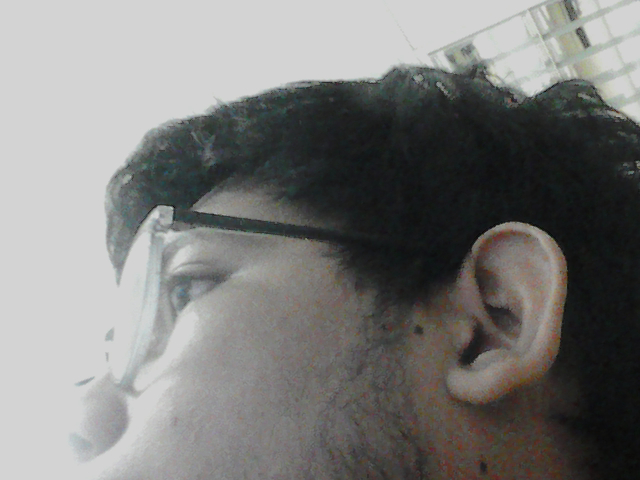
#> input picture test.jpg, 640 x 480 px
$ python -i presence_detector.py   (imports and definitions only)
#> lines starting #> are read from the running program, lines starting #| are printed output that depends on the picture
import cv2
import numpy as np


class PresenceDetector:


    def __init__(
        self,
        threshold=5000
    ):

        self.previous_frame = None

        self.threshold = threshold


    def detect(
        self,
        frame
    ):


        # ======================================
        # GRAYSCALE
        # ======================================

        gray = cv2.cvtColor(
            frame,
            cv2.COLOR_BGR2GRAY
        )


        gray = cv2.GaussianBlur(
            gray,
            (21, 21),
            0
        )


        # ======================================
        # FRAME PERTAMA
        # ======================================

        if self.previous_frame is None:


            self.previous_frame = gray


            return False


        # ======================================
        # HITUNG PERUBAHAN FRAME
        # ======================================

        difference = cv2.absdiff(
            self.previous_frame,
            gray
        )


        _, thresh = cv2.threshold(
            difference,
            25,
            255,
            cv2.THRESH_BINARY
        )


        # jumlah area berubah

        changed_pixels = np.sum(
            thresh
        )


        # ======================================
        # DETEKSI OBJEK
        # ======================================

        object_detected = (

            changed_pixels >

            self.threshold

        )


        # ======================================
        # UPDATE BACKGROUND
        # HANYA JIKA TIDAK ADA OBJEK
        # ======================================

        if not object_detected:


            self.previous_frame = gray


        return object_detected

>>> import cv2
>>> picture = cv2.imread('test.jpg')
#> picture is the input picture: shape (480, 640, 3); mean B, G, R 121.3, 123.1, 123.4
>>> result = PresenceDetector().detect(picture)
#> in detect, `gray = cv2.GaussianBlur( gray, (21, 21), 0 )`:
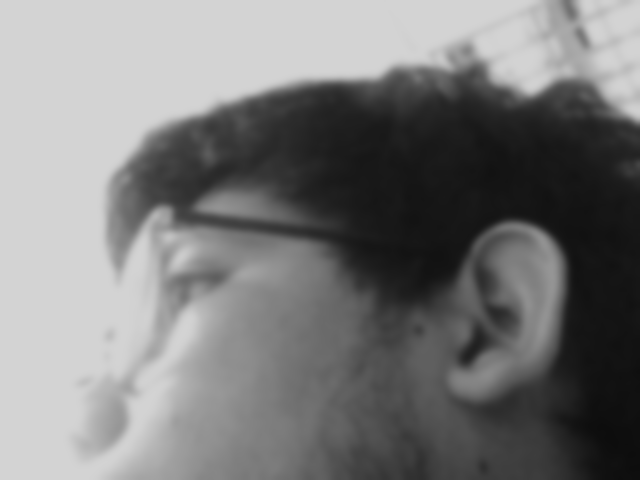
#> gray: shape (480, 640); min 13, max 211, mean 123
#> result = False
